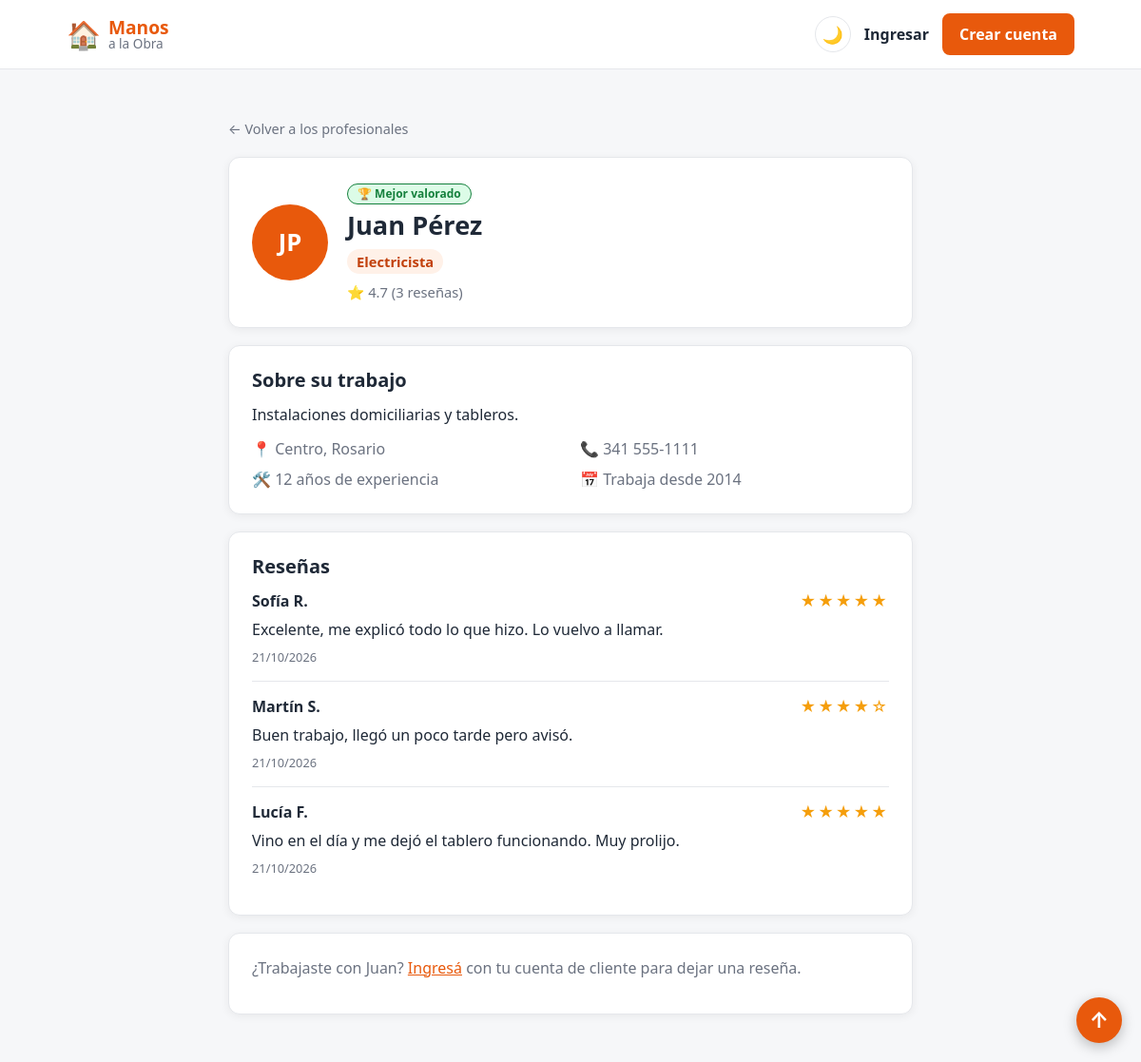
The app's page /perfil.php?id=1 with its own data.
### tables this page shows
CREATE TABLE profesionales (
    id INT AUTO_INCREMENT PRIMARY KEY,
     
    nombre VARCHAR(60) NOT NULL,
    apellido VARCHAR(60) NOT NULL,
    email VARCHAR(120) NOT NULL UNIQUE,
    password VARCHAR(255) NOT NULL,
    iniciales VARCHAR(5) NOT NULL,
     
    oficio VARCHAR(60) NULL,
    descripcion VARCHAR(300) NULL,
    ubicacion VARCHAR(100) NULL,              
    domicilio VARCHAR(120) NULL,              
    barrio_id INT NULL,                       
    telefono VARCHAR(30) NULL,
    experiencia INT NULL,
    fecha_alta DATE NULL,
    fecha_baja DATE NULL,
     
     
    valoracion DECIMAL(2,1) DEFAULT 0,
    cantidad_resenas INT DEFAULT 0,
     
     
    destacado_hasta DATE NULL,
    creado_en TIMESTAMP DEFAULT CURRENT_TIMESTAMP,
    FOREIGN KEY (barrio_id) REFERENCES barrios(id)
);

CREATE TABLE barrios (
    id INT AUTO_INCREMENT PRIMARY KEY,
    barrio VARCHAR(60) NOT NULL UNIQUE,
    zona VARCHAR(30) NOT NULL
);

CREATE TABLE resenas (
    id INT AUTO_INCREMENT PRIMARY KEY,
    profesional_id INT NOT NULL,
    cliente_id INT NOT NULL,
    puntaje TINYINT NOT NULL,                 
    comentario VARCHAR(300) NOT NULL,
    creado_en TIMESTAMP DEFAULT CURRENT_TIMESTAMP,
    FOREIGN KEY (profesional_id) REFERENCES profesionales(id) ON DELETE CASCADE,
    FOREIGN KEY (cliente_id) REFERENCES clientes(id) ON DELETE CASCADE,
    UNIQUE (profesional_id, cliente_id)
);

CREATE TABLE clientes (
    id INT AUTO_INCREMENT PRIMARY KEY,
    nombre VARCHAR(60) NOT NULL,
    apellido VARCHAR(60) NOT NULL,
    email VARCHAR(120) NOT NULL UNIQUE,
    password VARCHAR(255) NOT NULL,           
    creado_en TIMESTAMP DEFAULT CURRENT_TIMESTAMP
);

### perfil.php (the view, shortened to what this page needs)
<?php
require "config.php";
$modo_oscuro = ($_COOKIE["tema"] ?? "") === "oscuro";
$id = (int) ($_GET["id"] ?? 0);
$es_cliente = ($_SESSION["usuario_tipo"] ?? "") === "cliente";
$consulta = $conexion->prepare(
    "SELECT profesionales.*, barrios.barrio,
            (destacado_hasta IS NOT NULL AND destacado_hasta >= CURDATE()) AS destacado,
            (valoracion >= 4.5 AND cantidad_resenas >= 3) AS mejor_valorado
     FROM profesionales
     LEFT JOIN barrios ON barrios.id = profesionales.barrio_id
     WHERE profesionales.id = ?
       AND oficio IS NOT NULL
       AND (fecha_baja IS NULL OR fecha_baja >= CURDATE())"
);
$consulta->bind_param("i", $id);
$consulta->execute();
$profesional = $consulta->get_result()->fetch_assoc();
$resenas = [];
$ya_reseno = false;
if ($profesional) {
    $consulta = $conexion->prepare(
        "SELECT resenas.puntaje, resenas.comentario, resenas.creado_en, resenas.cliente_id,
                clientes.nombre, clientes.apellido
         FROM resenas
         JOIN clientes ON clientes.id = resenas.cliente_id
         WHERE resenas.profesional_id = ?
         ORDER BY resenas.creado_en DESC, resenas.id DESC"
    );
    $consulta->bind_param("i", $id);
    $consulta->execute();
    $resenas = $consulta->get_result()->fetch_all(MYSQLI_ASSOC);
}
function estrellas($puntaje) {
    $llenas = (int) round($puntaje);
    return str_repeat("★", $llenas) . str_repeat("☆", 5 - $llenas);
}
?>
<!DOCTYPE html>
<html lang="es">
<head>
    <link rel="stylesheet" href="style.css">
</head>
<body id="arriba" class="<?php echo $modo_oscuro ? "oscuro" : ""; ?>">
    <header class="header-principal">
        <div class="barra-superior">
            <a href="index.php" class="logo">
                <span class="logo-icono">🏠</span>
                <span class="logo-texto"><strong>Manos</strong><span>a la Obra</span></span>
            </a>
            <div class="acciones">
                <a href="tema.php" class="boton-tema" title="<?php echo $modo_oscuro ? "Activar modo claro" : "Activar modo oscuro"; ?>">
                    <?php echo $modo_oscuro ? "☀️" : "🌙"; ?>
                </a>
                <?php if (isset($_SESSION["usuario_nombre"])): ?>
                    <span class="link-ingresar">Hola, <?php echo htmlspecialchars($_SESSION["usuario_nombre"]); ?></span>
                    <a href="logout.php" class="btn-publicar">Salir</a>
                <?php else: ?>
                    <a href="login.php" class="link-ingresar">Ingresar</a>
                    <a href="registro.php" class="btn-publicar">Crear cuenta</a>
                <?php endif; ?>
            </div>
        </div>
    </header>
    <main class="seccion">
        <div class="contenedor contenedor-angosto">
            <a href="index.php#profesionales" class="volver">← Volver a los profesionales</a>
            <?php if (!$profesional): ?>
                <div class="perfil-caja">
                    <h1>Perfil no disponible</h1>
                    <p>Este profesional no existe o ya no está en actividad.</p>
                </div>
            <?php else: ?>
                <div class="perfil-caja perfil-cabecera <?php echo $profesional["destacado"] ? "destacada" : ""; ?>">
                    <div class="profesional-avatar perfil-avatar"><?php echo htmlspecialchars($profesional["iniciales"]); ?></div>
                    <div class="profesional-info">
                        <?php if ($profesional["mejor_valorado"]): ?>
                            <span class="insignia-mejor-valorado">🏆 Mejor valorado</span>
                        <?php endif; ?>
                        <h1><?php echo htmlspecialchars($profesional["nombre"] . " " . $profesional["apellido"]); ?></h1>
                        <p class="oficio"><?php echo htmlspecialchars($profesional["oficio"]); ?></p>
                        <p class="valoracion">⭐ <?php echo $profesional["valoracion"]; ?>
                            (<?php echo $profesional["cantidad_resenas"] . ($profesional["cantidad_resenas"] == 1 ? " reseña" : " reseñas"); ?>)</p>
                    </div>
                </div>
                <div class="perfil-caja">
                    <h2>Sobre su trabajo</h2>
                    <p><?php echo htmlspecialchars($profesional["descripcion"] ?? ""); ?></p>
                    <ul class="perfil-datos">
                        <li>📍 <?php
                            if (!empty($profesional["barrio"])) {
                                echo htmlspecialchars($profesional["barrio"]) . ", ";
                            }
                            echo htmlspecialchars($profesional["ubicacion"] ?? "");
                        ?></li>
                        <li>📞 <?php echo htmlspecialchars($profesional["telefono"] ?? ""); ?></li>
                        <li>🛠️ <?php echo (int) $profesional["experiencia"]; ?> años de experiencia</li>
                        <?php if (!empty($profesional["fecha_alta"])): ?>
                            <li>📅 Trabaja desde <?php echo date("Y", strtotime($profesional["fecha_alta"])); ?></li>
                        <?php endif; ?>
                    </ul>
                </div>
                <div class="perfil-caja" id="resenas">
                    <h2>Reseñas</h2>
                    <?php foreach ($resenas as $r): ?>
                        <div class="resena">
                            <div class="resena-encabezado">
                                <strong><?php echo htmlspecialchars($r["nombre"] . " " . mb_substr($r["apellido"], 0, 1) . "."); ?></strong>
                                <span class="estrellas" aria-label="<?php echo $r["puntaje"]; ?> de 5"><?php echo estrellas($r["puntaje"]); ?></span>
                            </div>
                            <p><?php echo htmlspecialchars($r["comentario"]); ?></p>
                            <span class="resena-fecha"><?php echo date("d/m/Y", strtotime($r["creado_en"])); ?></span>
                        </div>
                    <?php endforeach; ?>
                </div>
                <div class="perfil-caja">
                    <?php if (!isset($_SESSION["usuario_id"])): ?>
                        <p class="texto-suave">¿Trabajaste con <?php echo htmlspecialchars($profesional["nombre"]); ?>?
                            <a href="login.php">Ingresá</a> con tu cuenta de cliente para dejar una reseña.</p>
                    <?php elseif (!$es_cliente): ?>
                        <p class="texto-suave">Solo los clientes pueden dejar reseñas.</p>
                    <?php elseif ($ya_reseno): ?>
                        <p class="texto-suave">Ya dejaste tu reseña a este profesional.</p>
                    <?php endif; ?>
                </div>
            <?php endif; ?>
        </div>
    </main>
    <a href="#arriba" class="boton-subir" aria-label="Volver arriba" title="Volver arriba">↑</a>
</body>
</html>

### records on screen
profesionales: iniciales "JP", nombre+apellido "Juan Pérez", oficio "Electricista", valoracion "4.7", cantidad_resenas "3", descripcion "Instalaciones domiciliarias y tableros.", barrio.barrio "Centro", ubicacion "Rosario", telefono "341 555-1111", experiencia "12", fecha_alta "2014", nombre "Juan"
resenas: cliente.apellido "Sofía R.", puntaje "★★★★★", comentario "Excelente, me explicó todo lo que hizo. Lo vuelvo a llamar.", creado_en "21/10/2026"
resenas: cliente.apellido "Martín S.", puntaje "★★★★☆", comentario "Buen trabajo, llegó un poco tarde pero avisó.", creado_en "21/10/2026"
resenas: cliente.apellido "Lucía F.", puntaje "★★★★★", comentario "Vino en el día y me dejó el tablero funcionando. Muy prolijo.", creado_en "21/10/2026"
